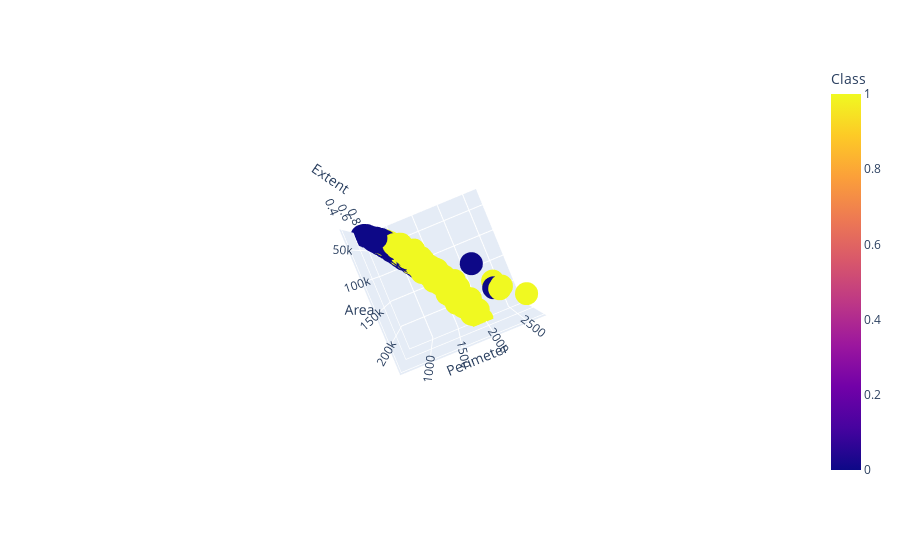

This figure's notebook cell:
### Code cell
fig = px.scatter_3d(df, x = 'Perimeter', y = 'Area', z = 'Extent', color = 'Class')
fig.show()

### Figure 1 — Plotly figure (JSON) as saved in the notebook; plotly's stock layout.template omitted (floating-point values rounded to 4 significant figures; data arrays with more than 128 entries replaced by an {"elided": "..."} marker saying what was removed)
{"data": [{"hovertemplate": "Perimeter=%{x}<br>Area=%{y}<br>Extent=%{z}<br>Class=%{marker.color}<extra></extra>", "legendgroup": "", "marker": {"color": {"elided": "900 int values"}, "coloraxis": "coloraxis", "symbol": "circle"}, "mode": "markers", "name": "", "scene": "scene", "showlegend": false, "type": "scatter3d", "x": {"elided": "900 float values"}, "y": {"elided": "900 int values"}, "z": {"elided": "900 float values"}}], "layout": {"autosize": true, "coloraxis": {"colorbar": {"title": {"text": "Class"}}, "colorscale": [[0, "#0d0887"], [0.1111, "#46039f"], [0.2222, "#7201a8"], [0.3333, "#9c179e"], [0.4444, "#bd3786"], [0.5556, "#d8576b"], [0.6667, "#ed7953"], [0.7778, "#fb9f3a"], [0.8889, "#fdca26"], [1, "#f0f921"]]}, "legend": {"tracegroupgap": 0}, "margin": {"t": 60}, "scene": {"aspectmode": "auto", "aspectratio": {"x": 1, "y": 1, "z": 1}, "camera": {"center": {"x": 0, "y": 0, "z": 0}, "eye": {"x": 0.04207, "y": -0.1018, "z": -3.696}, "projection": {"type": "perspective"}, "up": {"x": 0, "y": 0, "z": 1}}, "domain": {"x": [0, 1], "y": [0, 1]}, "xaxis": {"title": {"text": "Perimeter"}, "type": "linear"}, "yaxis": {"title": {"text": "Area"}, "type": "linear"}, "zaxis": {"title": {"text": "Extent"}, "type": "linear"}}}}
